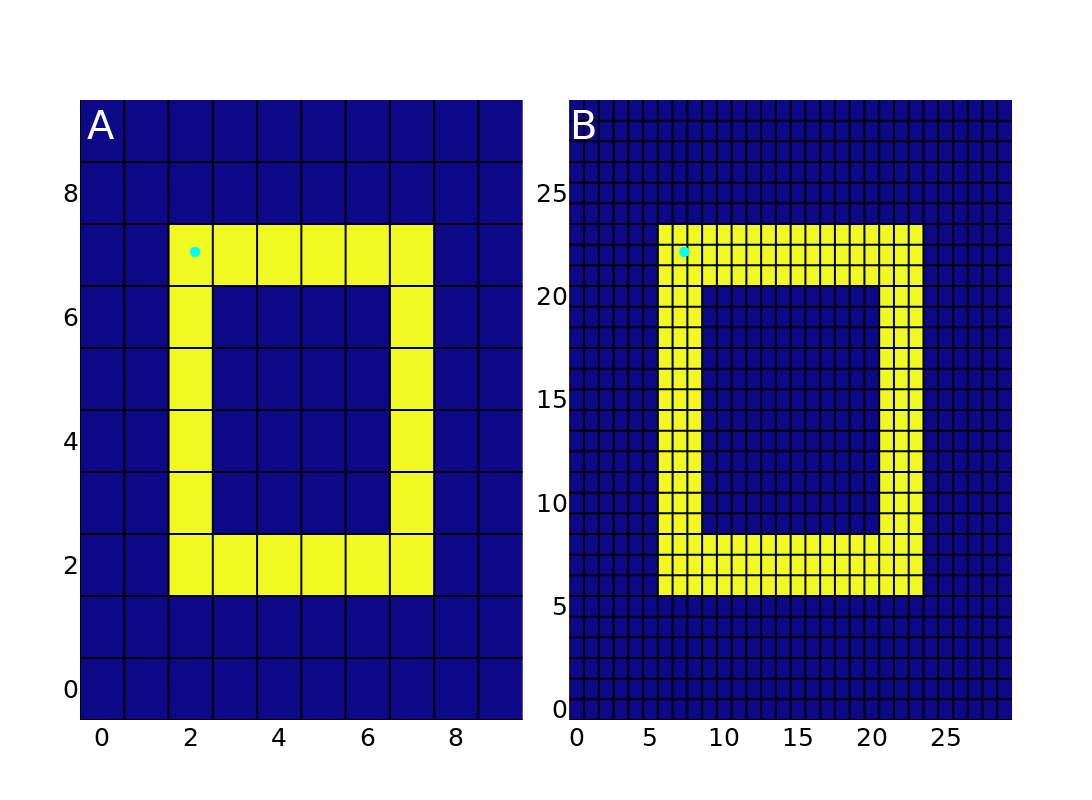

Notebook code for this chart:
### Code cell
original_image = Image.fromarray(test_image)

# Get the size of the original image
original_width, original_height = original_image.size
# Calculate the new size of the image after upscaling
new_width = original_width * scale_factor_x
new_height = original_height * scale_factor_y
# Resize the image using the new size
upscaled_image_box = np.array(original_image.resize((new_width, new_height), Image.Resampling.NEAREST))        
fig = make_subplots(rows=1, cols=2, 
                    horizontal_spacing=0.05, 
                    vertical_spacing=0.1,
                    # subplot_titles=('Original image', f"Upscaled image s={scale_factor_x, scale_factor_y}"))
                    # subplot_titles=('Original image', f"Image upscaled {scale_factor_x} times")
                    )
# Add images to plot
base_image_fig = px.imshow(test_image)
fig.add_trace(base_image_fig.data[0], 1, 1)
xs, ys = gridlines(test_image)
fig.add_trace(go.Scatter(x=xs, y=ys, marker=dict(color='black', size=1), name=f"Pixel edges", showlegend=False), row=1, col=1)

upscaled_image_fig = px.imshow(upscaled_image_box)
fig.add_trace(upscaled_image_fig.data[0], 1, 2)
xs, ys = gridlines(upscaled_image_box)
fig.add_trace(go.Scatter(x=xs, y=ys, marker=dict(color='black', size=1), name=f"Pixel edges", showlegend=False), row=1, col=2)


fig.add_trace(go.Scatter(x=[2.1,2.1], y=[7.05,7.05], marker=dict(color='cyan', size=10), name=f"Point"), row=1, col=1)
fig.add_trace(go.Scatter(x=[2.1*scale_factor_x+scale_factor_x/2-0.5,2.1*scale_factor_x+scale_factor_x/2-0.5], y=[7.05*scale_factor_y+scale_factor_y/2-0.5, 7.05*scale_factor_y+scale_factor_y/2-0.5], marker=dict(color='cyan', size=10), name=f"Point"), row=1, col=2)


fig.add_annotation(text="A",
                  xref="paper", yref="paper",
                  x=0.005, y=1, showarrow=False)
fig.add_annotation(text="B",
                  xref="paper", yref="paper",
                  x=0.54, y=1, showarrow=False)
fig.update_annotations(font=dict(family="DejaVu Sans", size=40, color="white"))

fig.update_layout(width=1400, height=800, showlegend=False, font_size=25)
fig.update(layout_coloraxis_showscale=False)
fig.update_layout(
    {
        "paper_bgcolor": "rgba(0, 0, 0, 0)",
        "plot_bgcolor": "rgba(0, 0, 0, 0)",
    }
)
fig.update_layout(    
    {    
        'xaxis':{'range': [-0.5, 9.5]},
        'yaxis':{'range': [-0.5, 9.5]},
        'xaxis2':{'range': [-0.5, 29.5]},
        'yaxis2':{'range': [-0.5, 29.5]},
    })
fig.update_layout(
    font_family="DejaVu Sans",
    font_color="black",
    title_font_family="DejaVu Sans",
    title_font_color="black",
    # legend_title_font_color="green"
)
fig.update_xaxes(showgrid=False)
fig.update_yaxes(showgrid=False)
fig.write_image(file=f"D:/Master/MasterProject/Overleaf_figures/Chapter4/upscale_demo.svg", scale=4)
fig.show()

### Figure 1 — Plotly figure (JSON) as saved in the notebook; plotly's stock layout.template omitted (floating-point values rounded to 4 significant figures; data arrays with more than 128 entries replaced by an {"elided": "..."} marker saying what was removed)
{"data": [{"coloraxis": "coloraxis", "hovertemplate": "x: %{x}<br>y: %{y}<br>color: %{z}<extra></extra>", "name": "0", "type": "heatmap", "xaxis": "x", "yaxis": "y", "z": [[0, 0, 0, 0, 0, 0, 0, 0, 0, 0], [0, 0, 0, 0, 0, 0, 0, 0, 0, 0], [0, 0, 1, 1, 1, 1, 1, 1, 0, 0], [0, 0, 1, 0, 0, 0, 0, 1, 0, 0], [0, 0, 1, 0, 0, 0, 0, 1, 0, 0], [0, 0, 1, 0, 0, 0, 0, 1, 0, 0], [0, 0, 1, 0, 0, 0, 0, 1, 0, 0], [0, 0, 1, 1, 1, 1, 1, 1, 0, 0], [0, 0, 0, 0, 0, 0, 0, 0, 0, 0], [0, 0, 0, 0, 0, 0, 0, 0, 0, 0]]}, {"marker": {"color": "black", "size": 1}, "name": "Pixel edges", "showlegend": false, "type": "scatter", "x": [-0.5, -0.5, null, 0.5, 0.5, null, 1.5, 1.5, null, 2.5, 2.5, null, 3.5, 3.5, null, 4.5, 4.5, null, 5.5, 5.5, null, 6.5, 6.5, null, 7.5, 7.5, null, 8.5, 8.5, null, -0.5, 9.5, null, -0.5, 9.5, null, -0.5, 9.5, null, -0.5, 9.5, null, -0.5, 9.5, null, -0.5, 9.5, null, -0.5, 9.5, null, -0.5, 9.5, null, -0.5, 9.5, null, -0.5, 9.5, null], "xaxis": "x", "y": [-0.5, 9.5, null, -0.5, 9.5, null, -0.5, 9.5, null, -0.5, 9.5, null, -0.5, 9.5, null, -0.5, 9.5, null, -0.5, 9.5, null, -0.5, 9.5, null, -0.5, 9.5, null, -0.5, 9.5, null, -0.5, -0.5, null, 0.5, 0.5, null, 1.5, 1.5, null, 2.5, 2.5, null, 3.5, 3.5, null, 4.5, 4.5, null, 5.5, 5.5, null, 6.5, 6.5, null, 7.5, 7.5, null, 8.5, 8.5, null], "yaxis": "y"}, {"coloraxis": "coloraxis", "hovertemplate": "x: %{x}<br>y: %{y}<br>color: %{z}<extra></extra>", "name": "0", "type": "heatmap", "xaxis": "x2", "yaxis": "y2", "z": {"elided": "30x30 int values"}}, {"marker": {"color": "black", "size": 1}, "name": "Pixel edges", "showlegend": false, "type": "scatter", "x": {"elided": "180 float values"}, "xaxis": "x2", "y": {"elided": "180 float values"}, "yaxis": "y2"}, {"marker": {"color": "cyan", "size": 10}, "name": "Point", "type": "scatter", "x": [2.1, 2.1], "xaxis": "x", "y": [7.05, 7.05], "yaxis": "y"}, {"marker": {"color": "cyan", "size": 10}, "name": "Point", "type": "scatter", "x": [7.3, 7.3], "xaxis": "x2", "y": [22.15, 22.15], "yaxis": "y2"}], "layout": {"annotations": [{"font": {"color": "white", "family": "DejaVu Sans", "size": 40}, "showarrow": false, "text": "A", "x": 0.005, "xref": "paper", "y": 1, "yref": "paper"}, {"font": {"color": "white", "family": "DejaVu Sans", "size": 40}, "showarrow": false, "text": "B", "x": 0.54, "xref": "paper", "y": 1, "yref": "paper"}], "coloraxis": {"showscale": false}, "font": {"color": "black", "family": "DejaVu Sans", "size": 25}, "height": 800, "paper_bgcolor": "rgba(0, 0, 0, 0)", "plot_bgcolor": "rgba(0, 0, 0, 0)", "showlegend": false, "title": {"font": {"color": "black", "family": "DejaVu Sans"}}, "width": 1400, "xaxis": {"anchor": "y", "domain": [0, 0.475], "range": [-0.5, 9.5], "showgrid": false}, "xaxis2": {"anchor": "y2", "domain": [0.525, 1], "range": [-0.5, 29.5], "showgrid": false}, "yaxis": {"anchor": "x", "domain": [0, 1], "range": [-0.5, 9.5], "showgrid": false}, "yaxis2": {"anchor": "x2", "domain": [0, 1], "range": [-0.5, 29.5], "showgrid": false}}}
